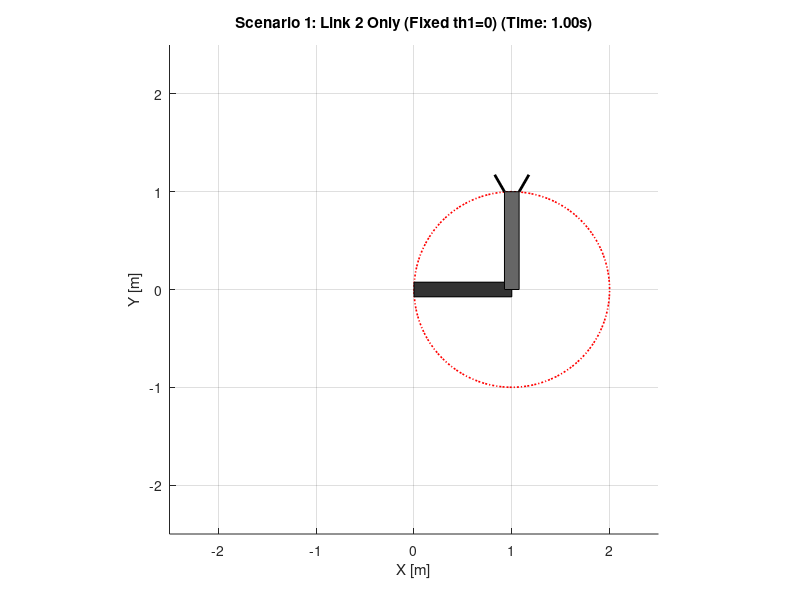
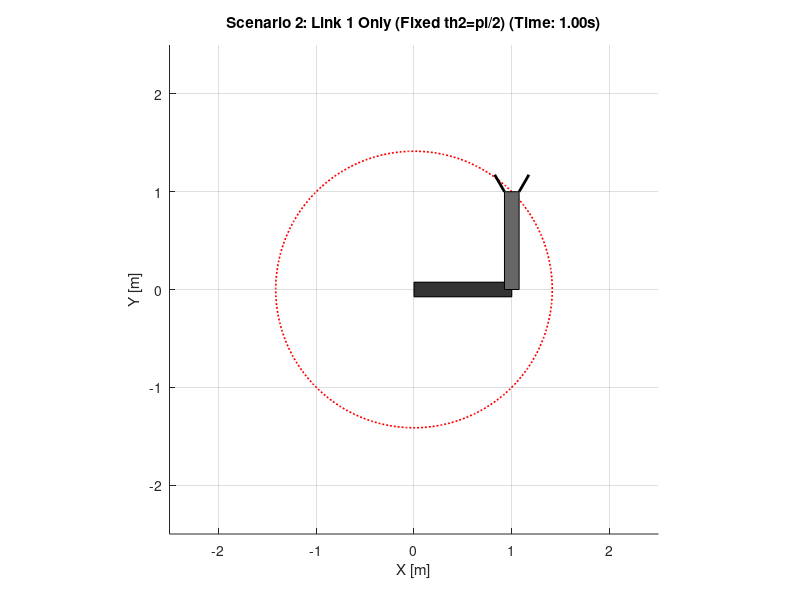
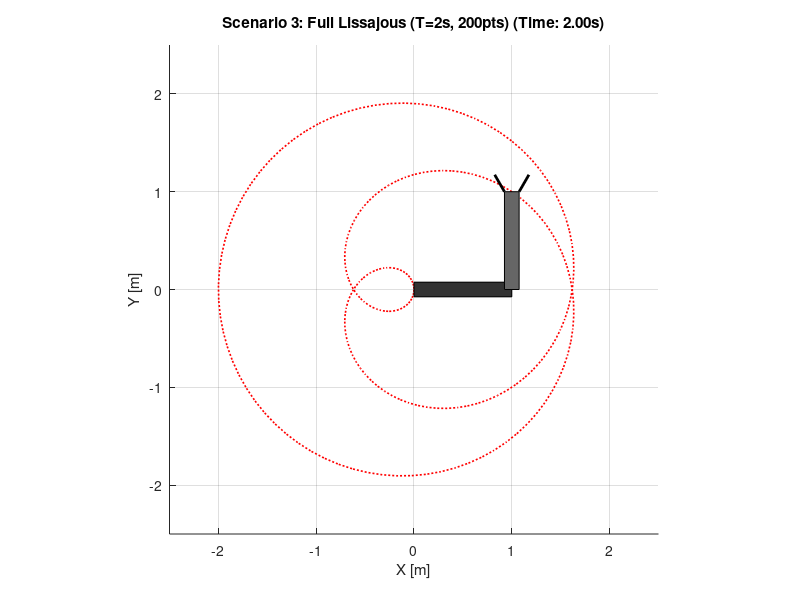
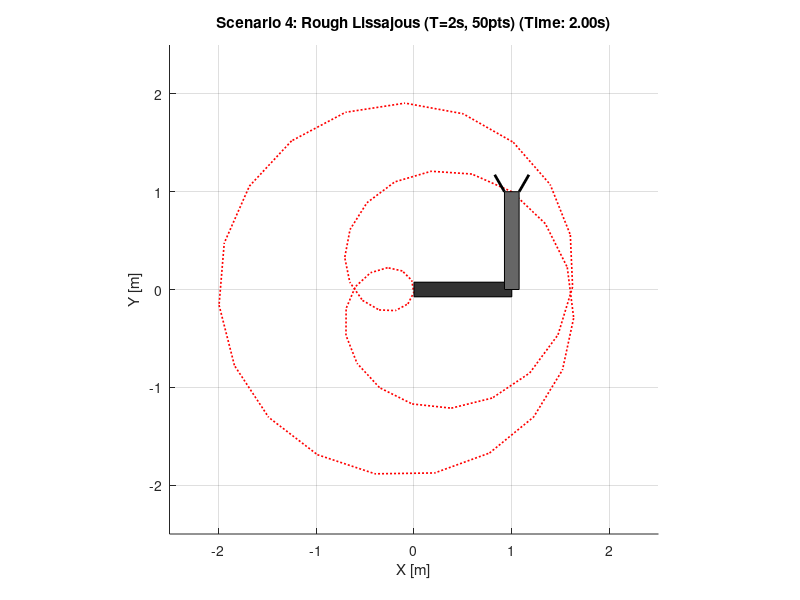

Here is the MATLAB script that generated these plots, in order:
clear; clc; close all;

%% 1. 파라미터 설정
L1 = 1.0; L2 = 1.0;     % 링크 길이
W = 0.15;               % 링크 두께
GripSize = 0.2;         % 집게발 크기

% 시간 벡터 설정
t2 = linspace(0, 2, 200); % 시나리오 3용 (2초, 200샘플)
t1 = linspace(0, 1, 100); % 시나리오 1, 2, 4용 (1초, 100샘플)
t2_50 = linspace(0, 2, 50);

% 초기 자세 조건: theta1 = 0, theta2 = pi/2
scenarios = { 
    % 시나리오 1: Link 1은 0으로 고정, Link 2만 pi/2에서 시작하여 회전
    'Scenario 1: Link 2 Only (Fixed th1=0)', repmat(0, 1, 100), 2*pi*t1 + pi/2, t1;

    % 시나리오 2: Link 2는 pi/2로 고정, Link 1만 0에서 시작하여 회전
    'Scenario 2: Link 1 Only (Fixed th2=pi/2)', 2*pi*t1, repmat(pi/2, 1, 100), t1;

    % 시나리오 3: 전체 리사주 패턴 (2초) - 시작점 theta1=0, theta2=pi/2
    'Scenario 3: Full Lissajous (T=2s, 200pts)', 2*pi*1*t2, 2*pi*0.5*t2 + pi/2, t2;

    % 시나리오 4: 부분 리사주 패턴 (1초) - 시작점 theta1=0, theta2=pi/2
    'Scenario 4: Rough Lissajous (T=2s, 50pts)', 2*pi*1*t2_50, 2*pi*0.5*t2_50 + pi/2, t2_50
    };

%% 2. 시뮬레이션 실행
for s = 1:4
    current_title = scenarios{s, 1};
    th1_array = scenarios{s, 2};
    th2_array = scenarios{s, 3};
    t_array = scenarios{s, 4};
    N = length(t_array);

    figure('Name', current_title, 'Color', 'w', 'Position', [100 100 800 800]);
    hold on; grid on; axis equal;
    xlim([-2.5 2.5]); ylim([-2.5 2.5]);
    xlabel('X [m]'); ylabel('Y [m]');

    h_traj = plot(0, 0, 'r:', 'LineWidth', 1.2); % 궤적 선
    h_link1 = patch(0, 0, [0.2 0.2 0.2], 'EdgeColor', 'k');
    h_link2 = patch(0, 0, [0.4 0.4 0.4], 'EdgeColor', 'k');
    h_grip1 = plot([0 0], [0 0], 'k', 'LineWidth', 2);
    h_grip2 = plot([0 0], [0 0], 'k', 'LineWidth', 2);

    traj_x = []; traj_y = [];

    for i = 1:N
        th1 = th1_array(i);
        th2 = th2_array(i);
        th12 = th1 + th2; % 절대각 계산

        % 정기구학 좌표 계산
        x1 = L1 * cos(th1); y1 = L1 * sin(th1);
        x2 = x1 + L2 * cos(th12); y2 = y1 + L2 * sin(th12);

        % 궤적 업데이트
        traj_x = [traj_x, x2]; traj_y = [traj_y, y2];
        set(h_traj, 'XData', traj_x, 'YData', traj_y);

        % 링크 1 그리기
        R1 = [cos(th1) -sin(th1); sin(th1) cos(th1)];
        pts1 = R1 * [0, L1, L1, 0; W/2, W/2, -W/2, -W/2];
        set(h_link1, 'XData', pts1(1,:), 'YData', pts1(2,:));

        % 링크 2 그리기
        R2 = [cos(th12) -sin(th12); sin(th12) cos(th12)];
        pts2 = R2 * [0, L2, L2, 0; W/2, W/2, -W/2, -W/2];
        set(h_link2, 'XData', pts2(1,:) + x1, 'YData', pts2(2,:) + y1);

        % 집게발(Gripper) 그리기
        g1 = R2 * [L2, L2 + GripSize*cos(pi/6); W/2, W/2 + GripSize*sin(pi/6)];
        g2 = R2 * [L2, L2 + GripSize*cos(-pi/6); -W/2, -W/2 + GripSize*sin(-pi/6)];
        set(h_grip1, 'XData', g1(1,:) + x1, 'YData', g1(2,:) + y1);
        set(h_grip2, 'XData', g2(1,:) + x1, 'YData', g2(2,:) + y1);

        title([current_title, sprintf(' (Time: %.2fs)', t_array(i))]);
        drawnow;
        pause(0.01);
    end
end
